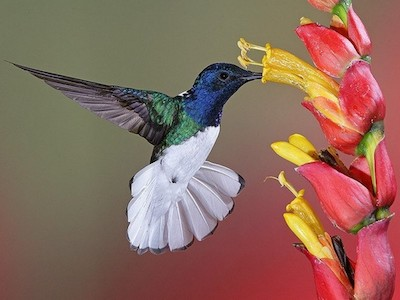
#> input picture 02-ml-advanced/data/bird.jpg, 400 x 300 px, found by its file name
$ jupyter execute --allow-errors 03-ws-clustering.ipynb   (shell and % lines are left out)
#> lines starting #> are read from the running program, lines starting #| are printed output that depends on the picture
# Кластеризация.

[Кластеризация](https://ru.wikipedia.org/wiki/%D0%9A%D0%BB%D0%B0%D1%81%D1%82%D0%B5%D1%80%D0%BD%D1%8B%D0%B9_%D0%B0%D0%BD%D0%B0%D0%BB%D0%B8%D0%B7) - это один из видов задач обучения без учителя. Задача заключается в разбиении всех объектов на группы похожих между собой объектов и сильно отличающихся от всех остальных. Так как строгого понятия похожести объектов как такового нет, то алгоритмов кластеризации много, да и каждый алгоритм имеет много вариантов работы.

## KMeans

Метод k-means - это один из наиболее популярных методов кластеризации. Основная идея метода заключается в том, что на каждой итерации пересчитывается центр масс (центроид) для каждого кластера, полученного на предыдущем шаге, затем объекты снова разбиваются на кластеры согласно тому, какой из новых центроидов находится ближе.
Более формально, алгоритм принимает на вход выборку $X_1, \dots, X_N$ и параметр $k$, указывающий необходимое число кластеров. Выходом алгоритма является набор из $k$ центроидов $\{\mu_1, \dots, \mu_k\}$, с помощью которых кластеризация осуществляется путём отнесения каждого объекту к ближайшему центроиду. Все точки внутри одного кластера ближе к центроиду этого кластера, чем к центроиду любого другого кластера.
Метод может быть сформулирован как задача оптимизации, а именно, минимизации суммарного квадратичного отклонения точек кластеров от центров этих кластеров по центроидам и кластерам: $$\sum_{i=1}^k \sum_{X_n \in C_i} ||X_n - \mu_i||^2 \rightarrow \min, \text{где $C_i$ - это $i$-ый кластер, $\mu_i$ - это центр масс кластера $C_i$.}$$
Решение такой задачи оптимизации является NP-трудной задачей, однако существует простой итеративный алгоритм, позволяющий найти локальный минимум указанного функционала. Алгоритм представляет собой последовательное чередование двух шагов до сходимости.
Предположим, что как-то (например, случайно) выбраны начальные положения центроидов $\mu_1, \dots, \mu_k$.

1. Этап кластеризациu. На данном этапе происходит кластеризация выборки, как было описано выше: каждый объект относится к кластеру ближайшего к нему центроида. Формально, $$C_i = \{X_n : ||X_n - \mu_i|| \leq ||X_n - \mu_j||, \text{ для всех $j \in \{1, \dots, k\}$}\}.$$

2. Этап обновления центроидов. На данном этапе центроиды пересчитываются, как центры масс только что построенных кластеров. Формально, $$\mu_i = \frac{1}{|C_i|}\sum_{X_n \in C_i} X_n.$$

Этот процесс продолжается, пока центроиды и кластеризация продолжают изменяться. Алгоритм гарантированно сходится, однако не гарантируется достижение глобального минимума, а только одного из локальных минимумов. Другим недостатком алгоритма является то, что итоговая кластеризация зависит от выбора исходных центров кластеров. На практике алгоритм запускается несколько раз из различных начальных приближений, а полученные результаты некоторым образом усредняются. Стоит также отметить, что число кластеров необходимо знать заранее. Существуют различные эвристики, позволяющие выбирать в некотором смысле оптимальное число кластеров.

_определение взято из материалов курса [ODS](https://habrahabr.ru/company/ods/)_

### Литература

- [ODS: Обучение без учителя: PCA и кластеризация](https://habrahabr.ru/company/ods/blog/325654/)
- [Интересные алгоритмы кластеризации, часть первая: Affinity propagation](https://habrahabr.ru/post/321216/) и другие статьи цикла
- [Глава 7: кластеризация и визуализация. К. В. Воронцов](http://www.machinelearning.ru/wiki/images/6/6d/Voron-ML-1.pdf)
- [Документация sklearn.clustering](http://scikit-learn.org/stable/modules/clustering.html)
- [K-Means Clustering - The Math of Intelligence. Siraj Raval](https://www.youtube.com/watch?v=9991JlKnFmk) объяснение с программированием KMeans вручную

[cell 1]
import pandas as pd
import numpy as np
from matplotlib import pyplot as plt
import seaborn as sns
import random
from tqdm.notebook import tqdm
from skimage.io import imread


# Зафиксируем случайность, чтобы у нас получались одинаковые результаты.
np.random.seed(seed=42)

## Рассмотрим как работает алгоритм кластеризации KMeans на синтетическом примере.

Бросим на плоскость случайно точки с разными параметрами случайности, чтобы образовались кластеры.

[cell 2]
p1 = np.random.normal(loc=0, scale=1, size=(50,2))
p2 = np.random.normal(loc=5, scale=2, size=(50,2))
p3 = np.random.normal(loc=10, scale=0.8, size=(50,2)) - np.array([5, -5])

X = np.concatenate((p1, p2, p3))

plt.scatter(p1[:,0], p1[:, 1])
plt.scatter(p2[:,0], p2[:, 1])
plt.scatter(p3[:,0], p3[:, 1])
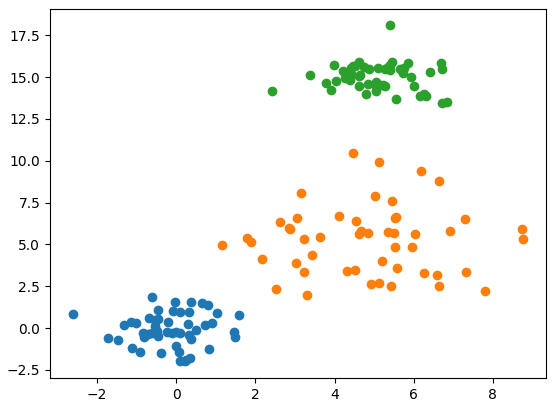
#> figure drawn by matplotlib, 1 panel

Нарисуем точки на плоскости, но без окрашивания точек. Так будет видеть данные алгоритм. Можем ли мы сами понять где и какие кластеры?

[cell 3]
plt.scatter(X[:, 0], X[:, 1])
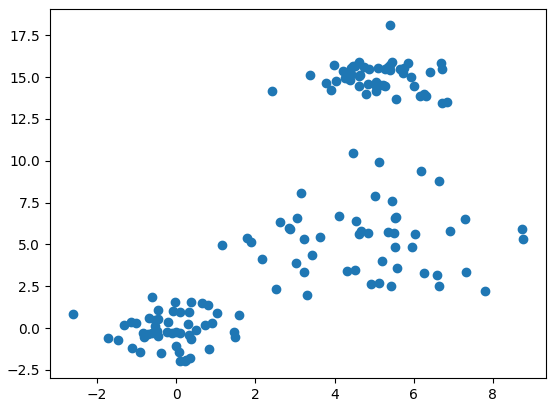
#> figure drawn by matplotlib, 1 panel

Рассмотрим пошагово работу алгоритма KMneans на основе обычного евклидова расстояния.

_Пример из блога ODS: https://habrahabr.ru/company/ods/blog/325654/_

### 1.1 Напишите функцию, которая рассчитывает расстояния от центров кластеров до каждой точки и возвращает, к какому кластеру принадлежит каждая точка.

[cell 4]
def kmeans_predict(x, clusters):
    labels = []

    #################
    #    Ваш код    #
    #################

    return labels

# В scipy есть замечательная функция, которая считает расстояния
# между парами точек из двух массивов, подающихся ей на вход
# https://docs.scipy.org/doc/scipy/reference/generated/scipy.spatial.distance.cdist.html#scipy.spatial.distance.cdist
# Это сократит кол-во for и из-за этого код будет работать намного быстрее
# Но так нагляднее

Проверяем что получилось

[cell 5]
# Генерируем случайные координаты для центров кластеров
centroids = np.random.normal(loc=0.0, scale=5., size=6)
centroids = centroids.reshape((3, 2)) # итого получаем 3 точки в двумерном пространстве

plt.figure(figsize=(10, 10))
labels = kmeans_predict(X, centroids)

plt.plot(X[labels == 0, 0], X[labels == 0, 1], 'bo', label='cluster #1')
plt.plot(X[labels == 1, 0], X[labels == 1, 1], 'co', label='cluster #2')
plt.plot(X[labels == 2, 0], X[labels == 2, 1], 'mo', label='cluster #3')
plt.plot(centroids[:, 0], centroids[:, 1], 'rX')
plt.legend(loc=0)
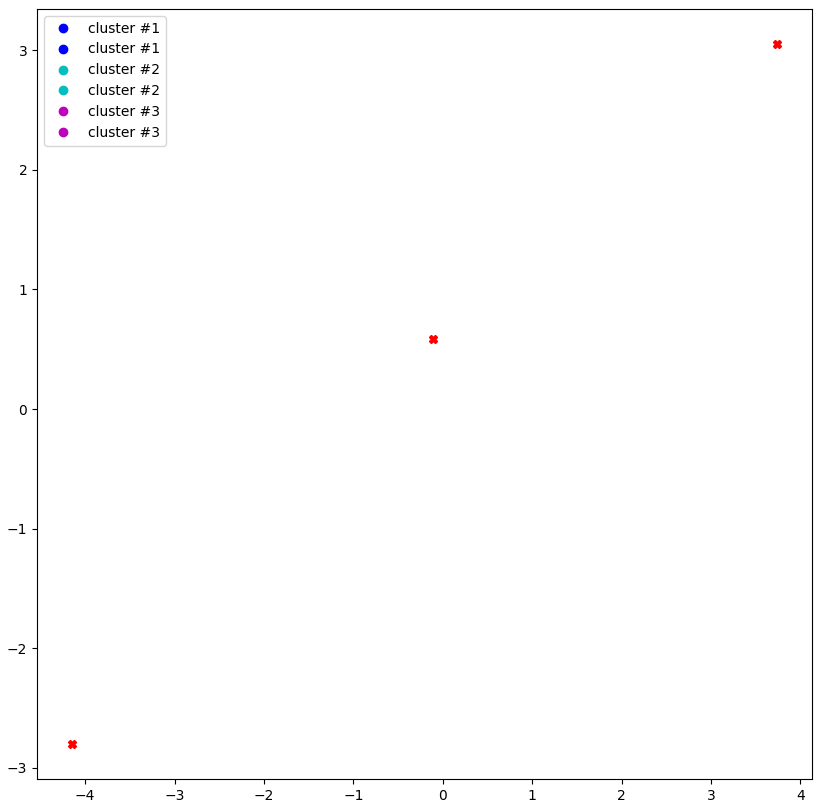
#> figure drawn by matplotlib, 1 panel

### 1.2 Напишите код для обновления центров кластеров. Запоминайте центры кластеров $-$ это понадобится потом для визуализации.
Для упрощения каждому облачку данных заранее присвоим кластер.<br>
Положим в каждую новую центроиду геометрический центр её точек.<br>

[cell 6]
centroids = np.random.normal(loc=0.0, scale=1., size=6).reshape((3, 2))

cent_history = [] # История центров кластеров
cent_history.append(centroids)

STEPS = 5 # количество шагов итерации обновления центров кластеров

for i in range(STEPS):

    #################
    #    Ваш код    #
    #################

    cent_history.append(centroids)

А теперь нарисуем всю эту красоту

[cell 7]
plt.figure(figsize=(15, 15))
for i in range(STEPS + 1):
    labels = kmeans_predict(X, cent_history[i])

    plt.subplot((STEPS + 1) // 2, (STEPS + 1) // 2, i + 1)
    plt.plot(X[labels == 0, 0], X[labels == 0, 1], 'bo', label='cluster #1')
    plt.plot(X[labels == 1, 0], X[labels == 1, 1], 'co', label='cluster #2')
    plt.plot(X[labels == 2, 0], X[labels == 2, 1], 'mo', label='cluster #3')
    plt.plot(cent_history[i][:, 0], cent_history[i][:, 1], 'rX')
    plt.legend(loc=0)
    plt.title('Step {:}'.format(i + 1));
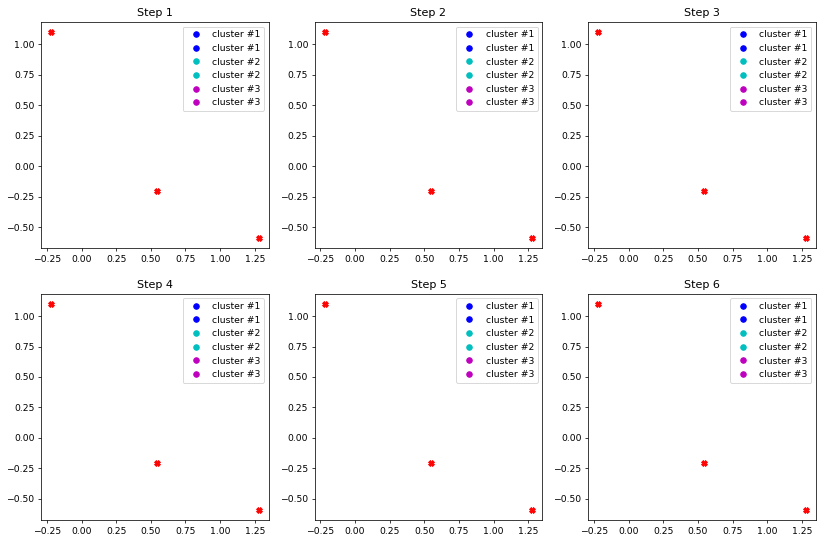
#> figure drawn by matplotlib, 6 panels

Обратите внимание, последние 3 шага уже не сильно изменили координаты центров кластеров и состав кластеров.

### 1.3 Напишите функцию обучения kMeans, которая возвращает центры кластеров и к какому кластеру принадлежит каждая точка.

* k - кол-во кластеров
* max_iter - через сколько итераций остановится
* tol - если сумма расстояний между прошлыми центрами кластеров и новыми центрами меньше tol, то остановится
* low и high - это минимально и максимально значение которое могут принимать точки центров кластеров при генерации

[cell 8]
def kmeans_fit_predict(x, k=8, max_iter=100, tol=0.1, low=0.0, high=1.0):

    ###########################
    #    Много вашего кода    #
    ###########################

    return clusters, labels

## MNIST

Рассморим датасет рукописных цирф MNIST http://yann.lecun.com/exdb/mnist/

[cell 9]
from sklearn import datasets

X, y = datasets.load_digits(return_X_y=True) # мы можем сразу же загрузить этот игрушечный датасет

print("Экземпляров: {}\nРазмер изображения: {}x{}".format(X.shape[0], np.sqrt(X.shape[1]), np.sqrt(X.shape[1])))

#### 2.1 Выведите первые 10 экземпляров данных
###### Подсказка: используйте plt.subplot и reshape так как это картинки.

[cell 10]
#################
#    Ваш код    #
#################

Натренируем наш kMeans

#> (a cell that did not finish here is left out)

Проверим. Выведем 10 точек из какого нибудь кластера и посмотрим, что они соотвествуют одной цифре.

[cell 12]
number = 3 # Номер кластера
count = 10 # Кол-во примеров
testX = X[y == number]

testX[0,:].reshape([8,8])
f, axes = plt.subplots(1, count, sharey=True, figsize=(40,6))
#> (the rest of this cell did not finish here and is left out)

## Центры кластеров фотографий

Можно найти центры кластеров по фотографиям людей....

[cell 13]
# загрузим датасет с фотографиями знаменитостей
from sklearn import datasets
#> (the rest of this cell did not finish here and is left out)

[cell 14]
fig = plt.figure(figsize=(8, 6))

#> (the rest of this cell did not finish here and is left out)

### 3.1 Натренируйте kMeans и нарисуйте центры кластеров как картинки выше.

[cell 15]
#################
#    Ваш код    #
#################

## Птичка

С помощью алгоритмов кластеризации можно уменьшить число цветов в изображении. В данном случае будут кластеризоваться похожие пиксели. Такой подход позволяет перейти к суперпиксельному представлению изображений, которое является более компактным и используется в задачах компьютерного зрения.

Загрузим картинку `data/bird.jpg` с помощью scikit-image и выведем ее с помощью matplotlib.

[cell 16]
from skimage.io import imread
from matplotlib import pyplot as plt
import numpy as np

img = imread("../../data/bird.jpg")
#> img is the input picture: shape (300, 400, 3); mean R, G, B 141.5, 106.3, 93.7
plt.figure(figsize=(10,15))
plt.axis('off')
plt.imshow(img)

### 4.1 Scale

Если вы посмотрите на содержимое numpy-массива, в котором хранится изображение, то увидите, что там будут числа от 0 до 255. Нам лучше перейти к числам от 0 до 1.

**Преобразуйте вашу матрицу, как сказано выше.**

**Hint**: Это можно сделать с помощью функции `skimage.img_as_float`.

### 4.2 Reshape

Мы получили матрицу размера `(300, 400, 3)`. Нам это не подходит. Чтобы запустить kMeans нам нужно иметь много-много объектов и 3 признака - значение яркости пикселя в канале Red, Green и Blue.

**Преобразуйте матрицу так, чтобы получилась матрица размера `(120000, 3)`. **

**Hint**: Вам пригодятся функции: `np.ravel` и `np.vstack`.

### 4.3 Train

Отлично. У нас есть подготовленные данные. Теперь мы будем находить кластеры похожих пикселей по цвету. Для этого создайте KMeans для, например, 8 цветов. **Обучите модель** (может занять около 10 секунд). С помощью магического макроса `%time` **покажите, сколько времени у вас занимало обучение**.

### 4.4 Draw centroids

**Нарисуйте с помощью imshow центры кластеров**: будет 8 пикселей со средним цветом по всему кластеру.
Это называется цветовой палитрой.

**Hint**: reshape в 3 мерный массив, так как у вас будет 2-мерный

### 4.5 Draw final image

У нас есть значения цвета для каждого центра кластера. Каждый пиксель в результате обучения KMeans теперь имеет свой лейбл кластера. Значит мы можем заменить все пиксели на соответсвующие им центры класетров. Проведите это преобразование и выведите 8-цветное изображение.

**Hints**: `labels_`, `reshape`, `copy`, логические маски в numpy `arr[arr == 1] = 0`. У меня это 7 строк кода.

## Визуализация 64-мерного пространства, используя PCA и TSNE

Просто так визуализировать 64-мерный объект не получится, нам нужно уменьшить его размерность до 2, чтобы он укладывался на плоскость.

Существует специальный алгоритм PCA - Метод главных компонент.

Далее мы будем использовать библиотеку [scikit-learn](http://scikit-learn.org/). По сути это библиотека-набор разных алгоритмов анализа данных, машинного обучения.

Документация по библиотеке всегда доступна:
- по ? в jupyter
- по комбинации shift-tab в jupyter
- на сайте http://scikit-learn.org/stable/documentation.html

Просто так визуализировать 64-мерный объект не получится, нам нужно уменьшить его размерность до 2, чтобы он укладывался на плоскость.

Существует специальный алгоритм PCA -  [Метод главных компонент](https://ru.wikipedia.org/wiki/%D0%9C%D0%B5%D1%82%D0%BE%D0%B4_%D0%B3%D0%BB%D0%B0%D0%B2%D0%BD%D1%8B%D1%85_%D0%BA%D0%BE%D0%BC%D0%BF%D0%BE%D0%BD%D0%B5%D0%BD%D1%82).

Нарисуем scatter plot для тренировочной выборки: на графике у нас будут точки, помеченные лейблом - цифрой которую обозначает эта точка в пространстве.

[cell 17]
from sklearn.decomposition import PCA
pca = PCA(n_components=2, random_state=42) # 2 компоненты, значит 2-мерное представление

X_reduced = pca.fit_transform(X)
plt.figure(figsize=(14,12))
plt.scatter(X_reduced[:,0], X_reduced[:,1], c=y, cmap=plt.cm.get_cmap('nipy_spectral', 10),
            edgecolor='none', alpha=0.8, s=30,)
plt.colorbar()
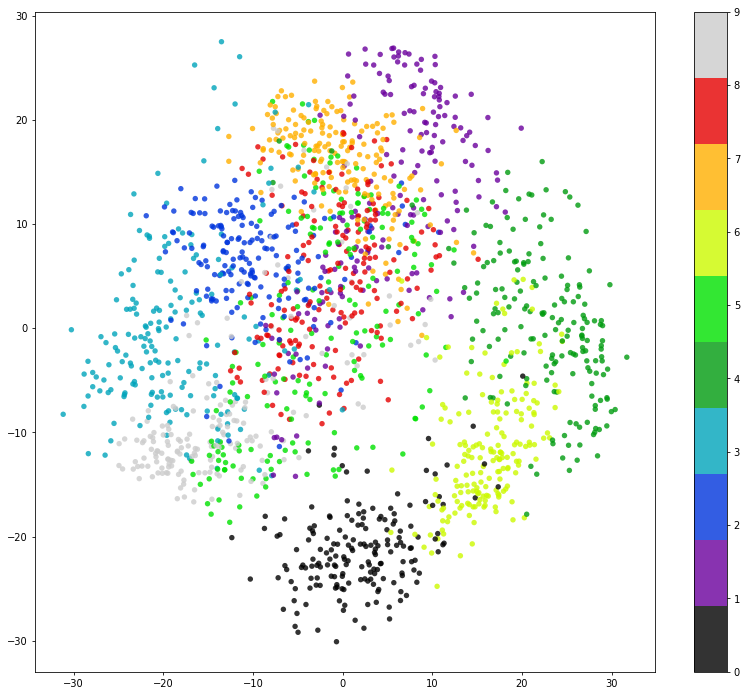
#> figure drawn by matplotlib, 2 panels

А теперь посмотрим как расставил границы наш алгоритм KMeans. Как видим - хоть цвета и перепутаны, но сами кластеры угадываются.

[cell 18]
plt.figure(figsize=(14,12))
#> (the rest of this cell did not finish here and is left out)

Центры кластеров представляют из себя нечто среднее, окруженное максимально "похожими" на них элементами. Поэтому мы можем предположить, что на визуализации, центры кластеров будут похожи на цифры.

Центры кластеров можно получить у модели `clf.cluster_centers_`.

[cell 19]
plt.figure(figsize=(16, 6))

#> (the rest of this cell did not finish here and is left out)

Существуют и другие методы понижения размерности, например t-SNE, но он намного медленнее чем PCA.

Мы пока что не изучаем как именно работают PCA и tSNE, просто восхтимся их способностями.

[cell 20]
from sklearn.manifold import TSNE

tsne = TSNE(n_components=2, init='pca', random_state=42)
X_reduced_t = tsne.fit_transform(X)

plt.figure(figsize=(14,12))
plt.scatter(X_reduced_t[:,0], X_reduced_t[:,1], c=y, cmap=plt.cm.get_cmap('nipy_spectral', 10),
            edgecolor='none', alpha=0.8, s=30,)
plt.colorbar()
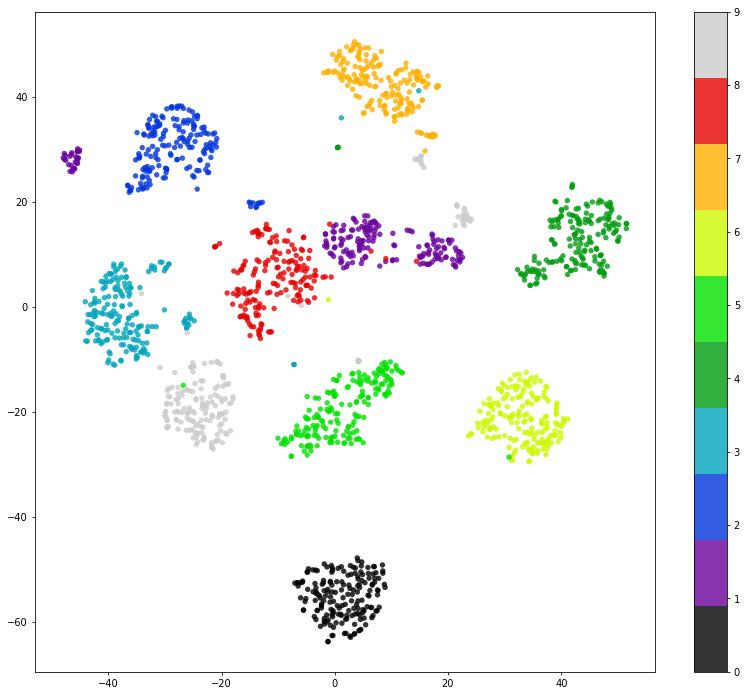
#> figure drawn by matplotlib, 2 panels
